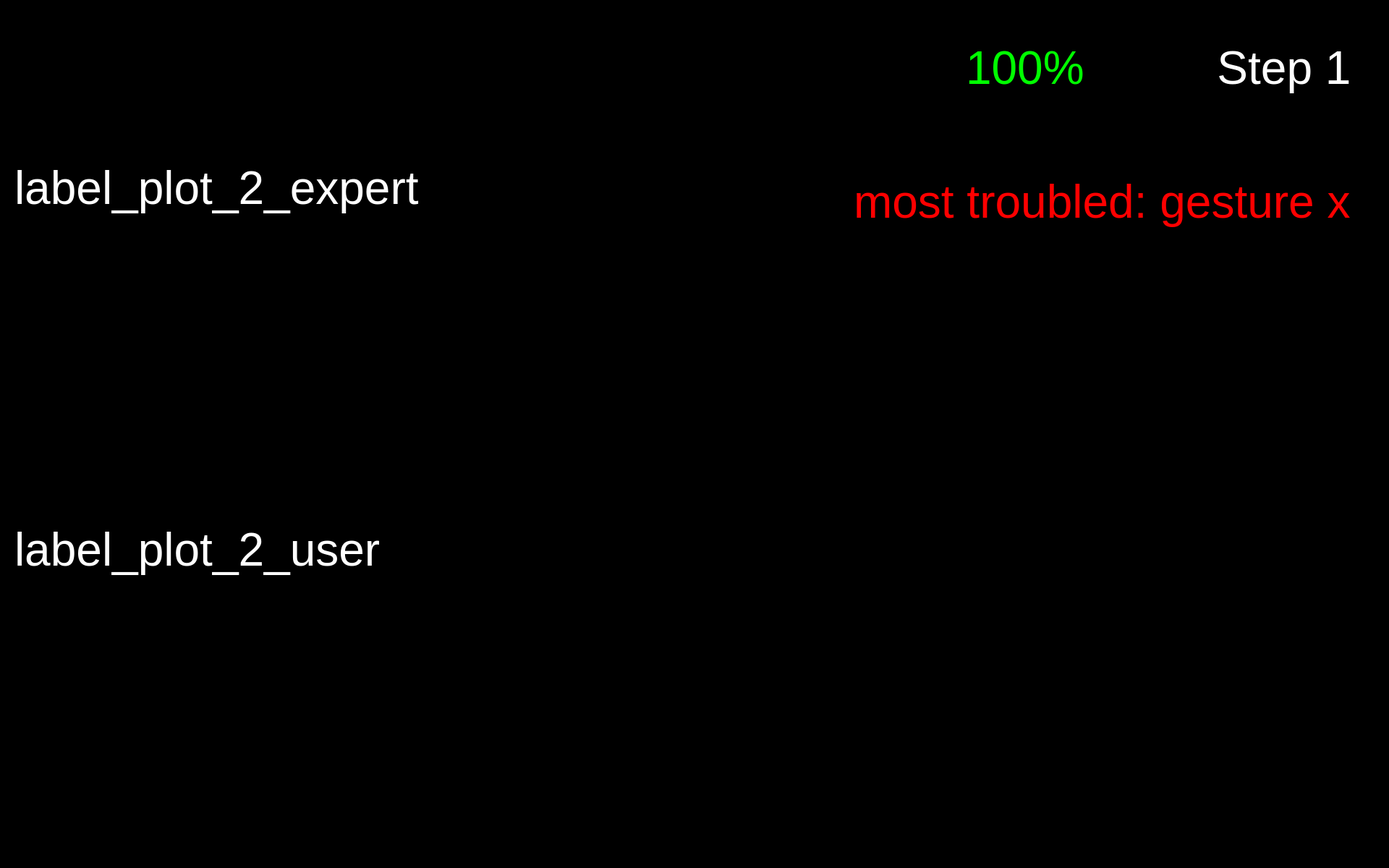
<?xml version="1.0" encoding="UTF-8"?>
<ui version="4.0">
 <class>Form</class>
 <widget class="QWidget" name="Form">
  <property name="geometry">
   <rect>
    <x>0</x>
    <y>0</y>
    <width>1920</width>
    <height>1200</height>
   </rect>
  </property>
  <property name="maximumSize">
   <size>
    <width>1920</width>
    <height>1200</height>
   </size>
  </property>
  <property name="windowTitle">
   <string>Form</string>
  </property>
  <property name="styleSheet">
   <string notr="true">background-color: rgb(0, 0, 0);</string>
  </property>
  <widget class="QPushButton" name="button_nav_left">
   <property name="enabled">
    <bool>true</bool>
   </property>
   <property name="geometry">
    <rect>
     <x>800</x>
     <y>560</y>
     <width>150</width>
     <height>150</height>
    </rect>
   </property>
   <property name="minimumSize">
    <size>
     <width>81</width>
     <height>81</height>
    </size>
   </property>
   <property name="maximumSize">
    <size>
     <width>150</width>
     <height>150</height>
    </size>
   </property>
   <property name="cursor">
    <cursorShape>OpenHandCursor</cursorShape>
   </property>
   <property name="focusPolicy">
    <enum>Qt::WheelFocus</enum>
   </property>
   <property name="contextMenuPolicy">
    <enum>Qt::DefaultContextMenu</enum>
   </property>
   <property name="layoutDirection">
    <enum>Qt::LeftToRight</enum>
   </property>
   <property name="autoFillBackground">
    <bool>false</bool>
   </property>
   <property name="styleSheet">
    <string notr="true"/>
   </property>
   <property name="icon">
    <iconset resource="resources/res.qrc">
     <normaloff>:/buttons/Button Left.svg</normaloff>:/buttons/Button Left.svg</iconset>
   </property>
   <property name="iconSize">
    <size>
     <width>144</width>
     <height>144</height>
    </size>
   </property>
   <property name="autoDefault">
    <bool>false</bool>
   </property>
   <property name="default">
    <bool>false</bool>
   </property>
   <property name="flat">
    <bool>true</bool>
   </property>
  </widget>
  <widget class="QPushButton" name="button_nav_right">
   <property name="enabled">
    <bool>true</bool>
   </property>
   <property name="geometry">
    <rect>
     <x>960</x>
     <y>560</y>
     <width>150</width>
     <height>150</height>
    </rect>
   </property>
   <property name="minimumSize">
    <size>
     <width>81</width>
     <height>81</height>
    </size>
   </property>
   <property name="maximumSize">
    <size>
     <width>150</width>
     <height>150</height>
    </size>
   </property>
   <property name="cursor">
    <cursorShape>OpenHandCursor</cursorShape>
   </property>
   <property name="focusPolicy">
    <enum>Qt::WheelFocus</enum>
   </property>
   <property name="contextMenuPolicy">
    <enum>Qt::DefaultContextMenu</enum>
   </property>
   <property name="layoutDirection">
    <enum>Qt::LeftToRight</enum>
   </property>
   <property name="autoFillBackground">
    <bool>false</bool>
   </property>
   <property name="styleSheet">
    <string notr="true"/>
   </property>
   <property name="icon">
    <iconset resource="resources/res.qrc">
     <normaloff>:/buttons/Button Right.svg</normaloff>:/buttons/Button Right.svg</iconset>
   </property>
   <property name="iconSize">
    <size>
     <width>144</width>
     <height>144</height>
    </size>
   </property>
   <property name="autoDefault">
    <bool>false</bool>
   </property>
   <property name="default">
    <bool>false</bool>
   </property>
   <property name="flat">
    <bool>true</bool>
   </property>
  </widget>
  <widget class="QLabel" name="label_plot_2_expert">
   <property name="geometry">
    <rect>
     <x>20</x>
     <y>20</y>
     <width>640</width>
     <height>480</height>
    </rect>
   </property>
   <property name="maximumSize">
    <size>
     <width>640</width>
     <height>480</height>
    </size>
   </property>
   <property name="font">
    <font>
     <pointsize>48</pointsize>
    </font>
   </property>
   <property name="styleSheet">
    <string notr="true">color: rgb(255, 255, 255);</string>
   </property>
   <property name="text">
    <string>label_plot_2_expert</string>
   </property>
   <property name="wordWrap">
    <bool>true</bool>
   </property>
  </widget>
  <widget class="QLabel" name="label_plot_2_user">
   <property name="geometry">
    <rect>
     <x>20</x>
     <y>520</y>
     <width>640</width>
     <height>480</height>
    </rect>
   </property>
   <property name="maximumSize">
    <size>
     <width>640</width>
     <height>480</height>
    </size>
   </property>
   <property name="font">
    <font>
     <pointsize>48</pointsize>
    </font>
   </property>
   <property name="styleSheet">
    <string notr="true">color: rgb(255, 255, 255);</string>
   </property>
   <property name="text">
    <string>label_plot_2_user</string>
   </property>
  </widget>
  <widget class="QWidget" name="widget_score" native="true">
   <property name="geometry">
    <rect>
     <x>1180</x>
     <y>20</y>
     <width>450</width>
     <height>150</height>
    </rect>
   </property>
   <widget class="QWidget" name="horizontalLayoutWidget_2">
    <property name="geometry">
     <rect>
      <x>-1</x>
      <y>-1</y>
      <width>451</width>
      <height>152</height>
     </rect>
    </property>
    <layout class="QHBoxLayout" name="horizontalLayout_2">
     <item>
      <widget class="QLabel" name="score_flag">
       <property name="enabled">
        <bool>true</bool>
       </property>
       <property name="sizePolicy">
        <sizepolicy hsizetype="Preferred" vsizetype="Preferred">
         <horstretch>0</horstretch>
         <verstretch>0</verstretch>
        </sizepolicy>
       </property>
       <property name="maximumSize">
        <size>
         <width>150</width>
         <height>150</height>
        </size>
       </property>
       <property name="text">
        <string/>
       </property>
       <property name="pixmap">
        <pixmap resource="resources/res.qrc">:/img/Score Flag.svg</pixmap>
       </property>
      </widget>
     </item>
     <item>
      <widget class="QLabel" name="label_text_score">
       <property name="font">
        <font>
         <pointsize>48</pointsize>
        </font>
       </property>
       <property name="styleSheet">
        <string notr="true">color: rgb(0, 255, 0);</string>
       </property>
       <property name="text">
        <string>&lt;html&gt;&lt;head/&gt;&lt;body&gt;&lt;p&gt;&lt;span style=&quot; color:#00ff00;&quot;&gt;100%&lt;/span&gt;&lt;/p&gt;&lt;/body&gt;&lt;/html&gt;</string>
       </property>
       <property name="alignment">
        <set>Qt::AlignLeading|Qt::AlignLeft|Qt::AlignVCenter</set>
       </property>
       <property name="wordWrap">
        <bool>true</bool>
       </property>
      </widget>
     </item>
    </layout>
   </widget>
  </widget>
  <widget class="QLabel" name="label_text_step">
   <property name="geometry">
    <rect>
     <x>1650</x>
     <y>20</y>
     <width>250</width>
     <height>150</height>
    </rect>
   </property>
   <property name="font">
    <font>
     <pointsize>48</pointsize>
    </font>
   </property>
   <property name="styleSheet">
    <string notr="true">color: rgb(255, 255, 255);</string>
   </property>
   <property name="text">
    <string>&lt;html&gt;&lt;head/&gt;&lt;body&gt;&lt;p&gt;&lt;span style=&quot; color:#ffffff;&quot;&gt;Step 1&lt;/span&gt;&lt;/p&gt;&lt;/body&gt;&lt;/html&gt;</string>
   </property>
   <property name="alignment">
    <set>Qt::AlignCenter</set>
   </property>
   <property name="wordWrap">
    <bool>true</bool>
   </property>
  </widget>
  <widget class="QLabel" name="label_trouble">
   <property name="geometry">
    <rect>
     <x>1180</x>
     <y>180</y>
     <width>720</width>
     <height>200</height>
    </rect>
   </property>
   <property name="font">
    <font>
     <pointsize>48</pointsize>
    </font>
   </property>
   <property name="styleSheet">
    <string notr="true">color: rgb(255, 0, 0);</string>
   </property>
   <property name="text">
    <string>&lt;html&gt;&lt;head/&gt;&lt;body&gt;&lt;p&gt;&lt;span style=&quot; color:#ff0000;&quot;&gt;most troubled: gesture x&lt;/span&gt;&lt;/p&gt;&lt;/body&gt;&lt;/html&gt;</string>
   </property>
   <property name="alignment">
    <set>Qt::AlignLeading|Qt::AlignLeft|Qt::AlignVCenter</set>
   </property>
   <property name="wordWrap">
    <bool>true</bool>
   </property>
  </widget>
  <widget class="QLabel" name="icon_user">
   <property name="enabled">
    <bool>true</bool>
   </property>
   <property name="geometry">
    <rect>
     <x>660</x>
     <y>520</y>
     <width>100</width>
     <height>100</height>
    </rect>
   </property>
   <property name="sizePolicy">
    <sizepolicy hsizetype="Preferred" vsizetype="Preferred">
     <horstretch>0</horstretch>
     <verstretch>0</verstretch>
    </sizepolicy>
   </property>
   <property name="maximumSize">
    <size>
     <width>100</width>
     <height>100</height>
    </size>
   </property>
   <property name="text">
    <string/>
   </property>
   <property name="pixmap">
    <pixmap resource="resources/res.qrc">:/img/Icon User.png</pixmap>
   </property>
   <property name="scaledContents">
    <bool>true</bool>
   </property>
  </widget>
  <widget class="QLabel" name="icon_expert">
   <property name="enabled">
    <bool>true</bool>
   </property>
   <property name="geometry">
    <rect>
     <x>660</x>
     <y>20</y>
     <width>100</width>
     <height>100</height>
    </rect>
   </property>
   <property name="sizePolicy">
    <sizepolicy hsizetype="Preferred" vsizetype="Preferred">
     <horstretch>0</horstretch>
     <verstretch>0</verstretch>
    </sizepolicy>
   </property>
   <property name="maximumSize">
    <size>
     <width>100</width>
     <height>100</height>
    </size>
   </property>
   <property name="text">
    <string/>
   </property>
   <property name="pixmap">
    <pixmap resource="resources/res.qrc">:/img/Icon Expert.png</pixmap>
   </property>
   <property name="scaledContents">
    <bool>true</bool>
   </property>
  </widget>
  <widget class="QPushButton" name="button_exit">
   <property name="enabled">
    <bool>true</bool>
   </property>
   <property name="geometry">
    <rect>
     <x>1760</x>
     <y>1040</y>
     <width>150</width>
     <height>150</height>
    </rect>
   </property>
   <property name="minimumSize">
    <size>
     <width>81</width>
     <height>81</height>
    </size>
   </property>
   <property name="maximumSize">
    <size>
     <width>150</width>
     <height>150</height>
    </size>
   </property>
   <property name="cursor">
    <cursorShape>OpenHandCursor</cursorShape>
   </property>
   <property name="focusPolicy">
    <enum>Qt::WheelFocus</enum>
   </property>
   <property name="contextMenuPolicy">
    <enum>Qt::DefaultContextMenu</enum>
   </property>
   <property name="icon">
    <iconset resource="resources/res.qrc">
     <normaloff>:/buttons/Button Exit.svg</normaloff>:/buttons/Button Exit.svg</iconset>
   </property>
   <property name="iconSize">
    <size>
     <width>144</width>
     <height>144</height>
    </size>
   </property>
   <property name="autoDefault">
    <bool>false</bool>
   </property>
   <property name="default">
    <bool>false</bool>
   </property>
   <property name="flat">
    <bool>true</bool>
   </property>
  </widget>
 </widget>
 <resources>
  <include location="resources/res.qrc"/>
 </resources>
 <connections/>
</ui>
